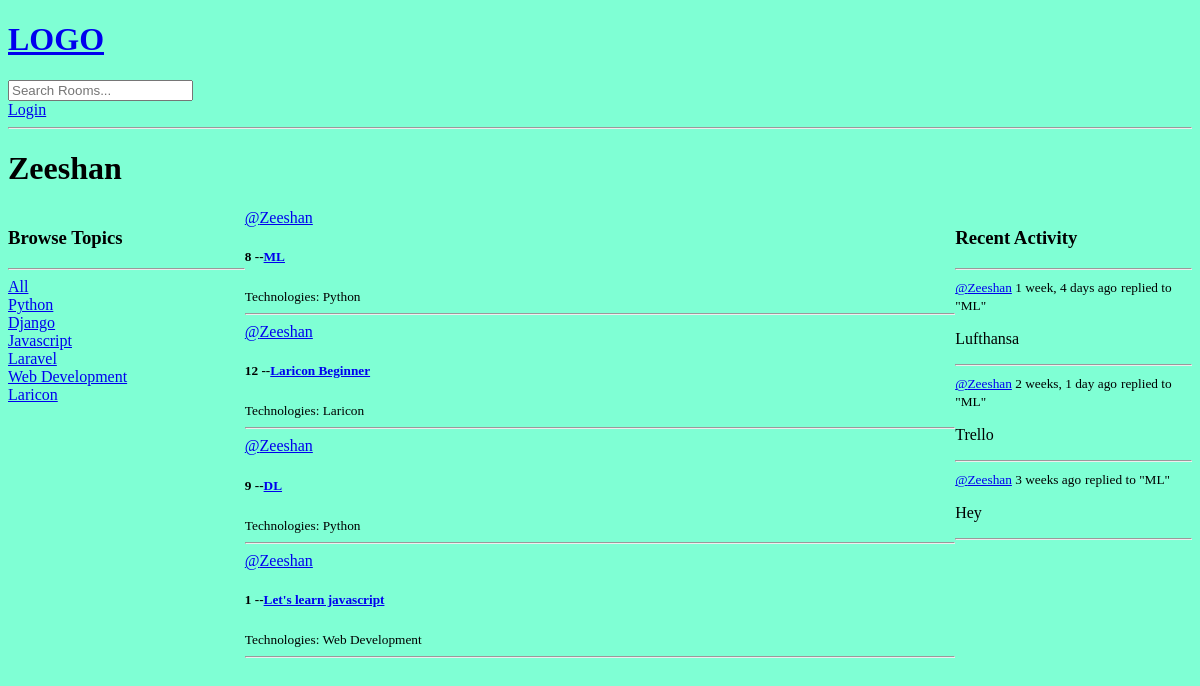
/profile/2/, run on an earlier commit of the app's database.
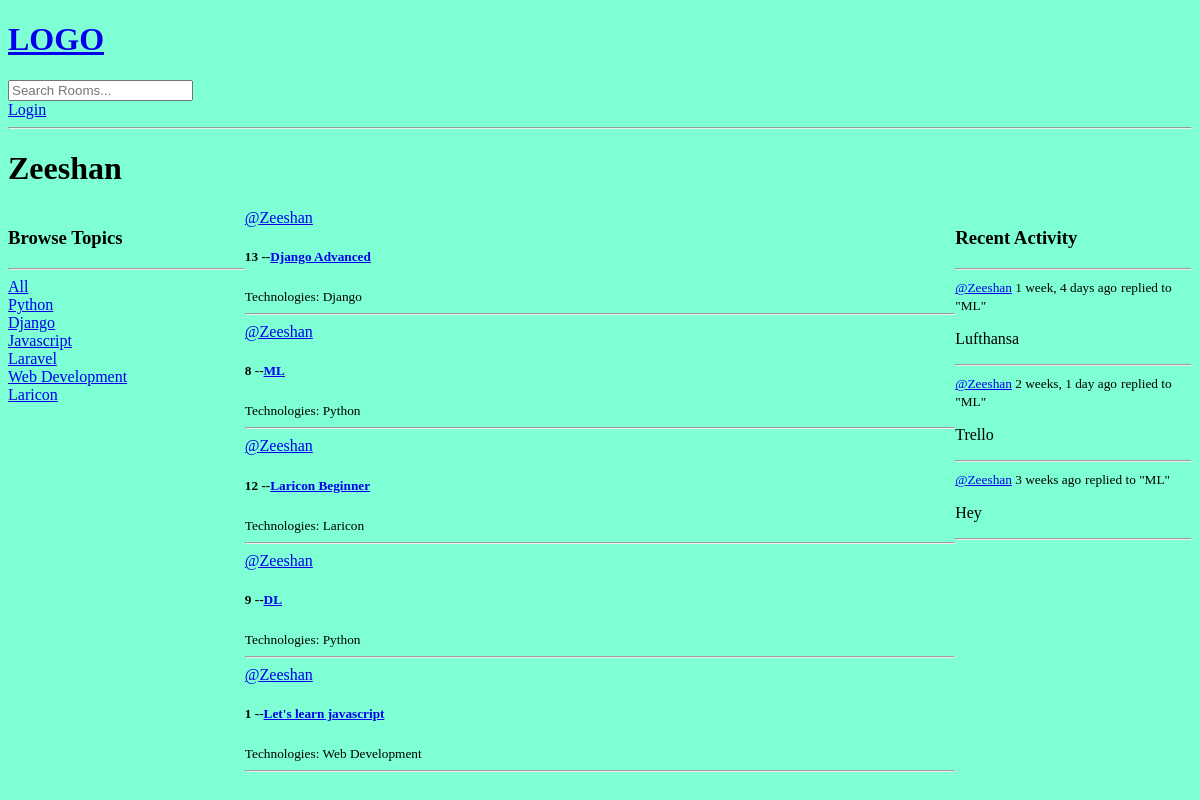
And on a later commit of the database.
### base/models.py (models this page shows, shortened)
class Topic(models.Model):
    name = models.CharField(max_length=200)

class Room(models.Model):
    host = models.ForeignKey(User, on_delete=models.SET_NULL, null=True)
    topic = models.ForeignKey(Topic, on_delete=models.SET_NULL, null=True)
    name = models.CharField(max_length=200)
    description = models.TextField(null=True, blank=True)
    participants = models.ManyToManyField(User, related_name="participants", blank=True)
    updated = models.DateTimeField(auto_now=True)
    created = models.DateTimeField(auto_now_add=True)
    class Meta:
        ordering = ["-updated", "-created"]
    def __str__(self):
        return self.name

class Message(models.Model):
    user = models.ForeignKey(User, on_delete=models.CASCADE)
    room = models.ForeignKey(Room, on_delete=models.CASCADE)
    body = models.TextField()
    updated = models.DateTimeField(auto_now=True)
    created = models.DateTimeField(auto_now_add=True)
    class Meta:
        ordering = ["-updated", "-created"]
    def __str__(self):
        return self.body[0:50]

### base/views.py (the view)
# urls.py: path("profile/<str:pk>/", views.userProfile, name="user-profile"),
def userProfile(request, pk):
    user = User.objects.get(id=pk)
    rooms = user.room_set.all()
    room_messages = user.message_set.all()
    topics = Topic.objects.all()
    context = {
        "user": user,
        "rooms": rooms,
        "room_messages": room_messages,
        "topics": topics,
    }
    return render(request, "base/profile.html", context)

### base/templates/base/profile.html (shortened to what this page needs)
{% extends 'main.html' %}
{% block content %}
<h1>{{user.username}}</h1>
<div class="profile-container">
    <div>
        {% include 'base/topics_component.html' %}
    </div>
    <div>
        {% include 'base/feed_component.html' %}
    </div>
    <div>
        {% include 'base/activity_component.html' %}
    </div>
</div>
{%endblock content%}

### templates/main.html (shortened to what this page needs)
<!DOCTYPE html>
{% load static %}
<html lang="en">
<head>
  <link rel="stylesheet"
    type='text/css' media='screen' href="{% static 'styles/main.css' %}">
</head>
<body>
  {% include 'navbar.html' %}
  {% block content %}{% endblock %}
</body>
</html>

### templates/navbar.html
<a href="/">
    <h1>LOGO</h1>
</a>
<form action="{% url 'home' %}" method="GET">
    <input type="text" name="q" placeholder="Search Rooms..." />
</form>
{% if request.user.is_authenticated %}
<p>Hello {{request.user}}</p>
<a href="{% url 'logout' %}">Logout</a>
{% else %}
<a href="{% url 'login' %}">Login</a>
{% endif %}
<hr>

### base/templates/base/topics_component.html
<h3>Browse Topics</h3>
<hr>
<div>
    <a href="{% url 'home' %}">All</a>
</div>
{%for topic in topics%}
<div>
    <a href="{% url 'home' %}?q={{topic.name}}">{{topic.name}}</a>
</div>
{%endfor%}

### base/templates/base/feed_component.html (shortened to what this page needs)
<div>
    {% for room in rooms %}
    <div>
        {% if room.host.id %}
        <a href="{% url 'user-profile' room.host.id %}">@{{room.host.username}}</a>
        {% else %}
        <span>Host not available</span>
        {% endif %}
        <h5>{{room.id}} --<a href="{% url 'room' room.id %}">{{room.name}}</a> </h5>
        <small>Technologies: {{room.topic.name}}</small>
    </div>
    <hr>
    {% endfor %}
</div>

### base/templates/base/activity_component.html (shortened to what this page needs)
<h3>Recent Activity</h3>
<hr>
{% for message in room_messages %}
<div>
    <small> <a href="{% url 'user-profile' message.user.id %}"> @{{message.user}}</a>  {{message.created|timesince}} ago</small>
    <small>replied to "{{message.room}}"</small>
    <p>{{message}}</p>
    <hr>
</div>
{% endfor %}

### static/styles/main.css (style rules this page uses)
body { background-color: aquamarine; }

### base/templates/base/profile.html (style rules this page uses)
.profile-container { display: grid; grid-template-columns: 1fr 3fr 1fr; }

What changed in the data, as far as the page shows it:
added Room: host.username "Zeeshan", id "13", name "Django Advanced", topic.name "Django"
